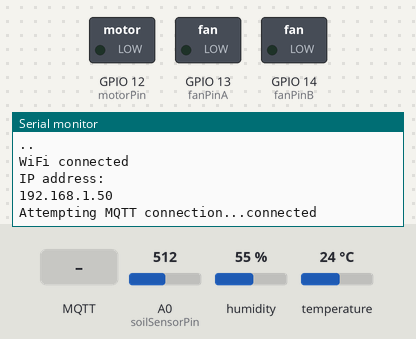
Bench run of a sketch on a simulated ESP8266 (NodeMCU). Shown: switched loads named in the sketch (green lamp = pin HIGH), the last lines printed to the serial monitor. The test bench sets the inputs (shaded band); at power-on: A0 (soilSensorPin) = 512, humidity 55 %, temperature 24 °C. WiFi joins after 1.5 s; servers stay silent unless stated; no MQTT or app messages arrive unless stated.

Above: at 3.2 s.
3.3 s: MQTT message "fun" arrives on the first subscribed topic
At 5.3 s:
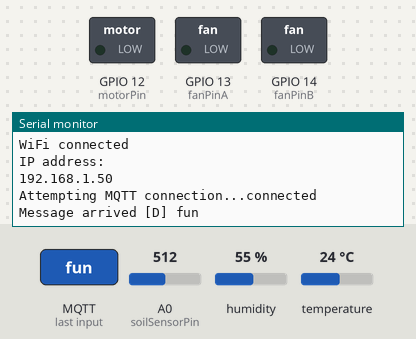
5.6 s: MQTT message "on" arrives on the first subscribed topic
At 6.8 s:
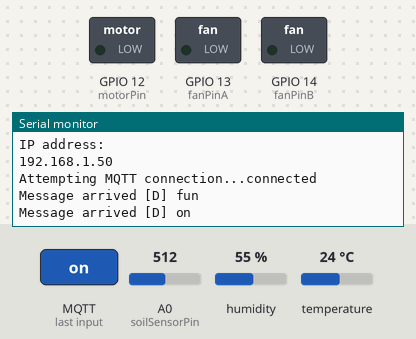
7.6 s: MQTT message "off" arrives on the first subscribed topic
At 9.2 s:
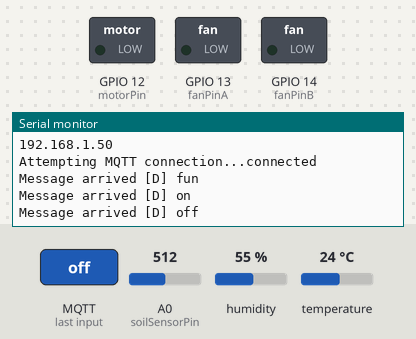

The sketch:

main.v2.ino
```cpp
#include <ESP8266WiFi.h>
#include <WiFiClientSecure.h>
#include <PubSubClient.h>
#include <DHT.h>

// Define DHT11 sensor pin and type
#define DHTPIN 5
#define DHTTYPE DHT11

const int soilSensorPin = A0;
const int fanPinA = 13;
const int fanPinB = 14;
const int motorPin = 12;

DHT dht(DHTPIN, DHTTYPE);

const char* ssid = "HUAWEI-94XN";
const char* password = "Y95c83Mk";
const char* mqtt_server = "aa5105dc6f4740eb8062eb06e26b0347.s1.eu.hivemq.cloud";
const int mqtt_port = 8883;
const char* mqtt_user = "Iot_plant";
const char* mqtt_password = "Aa123456";

WiFiClientSecure espClient;
PubSubClient client(espClient);

void setup_wifi() {
  delay(10);
  Serial.println();
  Serial.print("Connecting to ");
  Serial.println(ssid);

  WiFi.begin(ssid, password);

  while (WiFi.status() != WL_CONNECTED) {
    delay(1000);
    Serial.print(".");
  }

  Serial.println("");
  Serial.println("WiFi connected");
  Serial.println("IP address: ");
  Serial.println(WiFi.localIP());
}

void callback(char* topic, byte* payload, unsigned int length) {
  String message;
  for (unsigned int i = 0; i < length; i++) {
    message += (char)payload[i];
  }
  Serial.print("Message arrived [");
  Serial.print(topic);
  Serial.print("] ");
  Serial.println(message);

  if (String(topic) == "fun") {
    if (message == "on") {
      digitalWrite(fanPinA, LOW);
      digitalWrite(fanPinB, HIGH);
      Serial.println("FUN ON");
    } else if (message == "off") {
      digitalWrite(fanPinB, LOW);
      Serial.println("FUN OFF");
    }
  } else if (String(topic) == "watering") {
    if (message == "on") {
      digitalWrite(motorPin, HIGH);
      Serial.println("MOTOR ON");
      delay(5000);
      digitalWrite(motorPin, LOW);
      Serial.println("MOTOR OFF");
    }
  }
}

void reconnect() {
  while (!client.connected()) {
    Serial.print("Attempting MQTT connection...");
    if (client.connect("ESP8266Client", mqtt_user, mqtt_password)) {
      Serial.println("connected");
      client.subscribe("D");
      client.subscribe("D_t");
      client.subscribe("lighting");
      client.subscribe("auto_watering");
      client.subscribe("fun");
      client.subscribe("watering");
    } else {
      Serial.print("failed, rc=");
      Serial.print(client.state());
      Serial.println(" try again in 5 seconds");
      delay(5000);
    }
  }
}

void setup() {
  Serial.begin(9600);
  setup_wifi();

  client.setServer(mqtt_server, mqtt_port);
  client.setCallback(callback);

  espClient.setInsecure();  // For testing purposes, not recommended for production

  pinMode(fanPinA, OUTPUT);
  pinMode(fanPinB, OUTPUT);
  pinMode(motorPin, OUTPUT);
  digitalWrite(fanPinA, LOW);
  digitalWrite(fanPinB, LOW);
  digitalWrite(motorPin, LOW);
  dht.begin();
}

void loop() {
  if (!client.connected()) {
    reconnect();
  }
  client.loop();

  float h = dht.readHumidity();
  float t = dht.readTemperature();

  int soilMoistureValue = analogRead(soilSensorPin);
  soilMoistureValue = map(soilMoistureValue, 1023, 0, 0, 100);
  int lightValue = analogRead(A0);
  lightValue = map(lightValue, 1023, 0, 0, 100);

  //Serial.print("Humidity: ");
  //Serial.print(h);
  //Serial.print(" %\t");
  //Serial.print("Temperature: ");
  //Serial.print(t);
  //Serial.print(" *C\t");
  //Serial.print("Soil Moisture: ");
  //Serial.print(soilMoistureValue);
  //Serial.print(" %\t");
  //Serial.print("Light Level: ");
  //Serial.println(lightValue);

  char msg[50];
  snprintf(msg, 50, "%.2f", h);
  //client.publish("D", msg);
  snprintf(msg, 50, "%.2f", t);
  //client.publish("D_t", msg);
  snprintf(msg, 50, "%d", lightValue);
  //client.publish("lighting", msg);
  snprintf(msg, 50, "%d", soilMoistureValue);
  //client.publish("auto_watering", msg);

  delay(1000);
}
```

Measured:
- after the input at 3.3 s, the serial monitor: prints a new line after 0.80 s (image 1)
- after the input at 5.6 s, the serial monitor: prints a new line after 0.53 s (image 2)
- after the input at 7.6 s, the serial monitor: prints a new line after 0.55 s (image 3)
